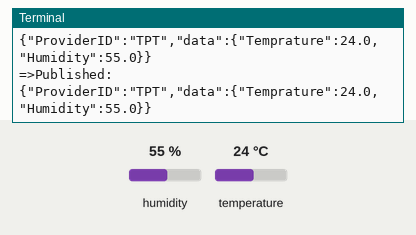
The program below on a simulated Raspberry Pi (BCM pin numbers). Shown: the last lines printed to the terminal. Inputs (shaded band) come from the test bench; at power-on: humidity 55 %, temperature 24 °C. The clock reads 2024-03-15 10:24:30 at power-on unless the program sets it; no MQTT or app messages arrive unless stated.

Above: at 1.3 s.
1.4 s: humidity set to 22 %
At 2.2 s:
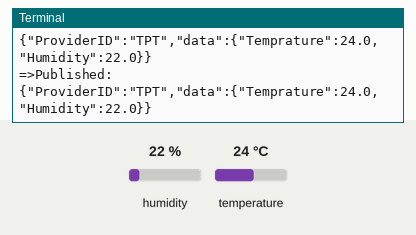
2.9 s: temperature set to 12 °C
At 3.8 s:
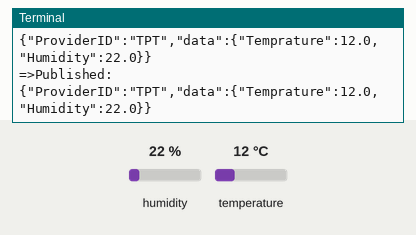
4.4 s: humidity set to 40 %
At 5.3 s:
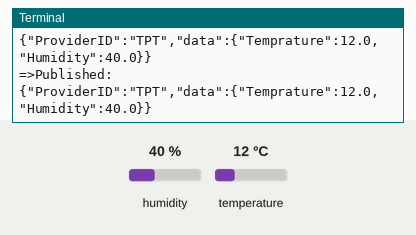
Timing chart, 0 to 7.4 s (numbered marks = the images above; inputs shaded):
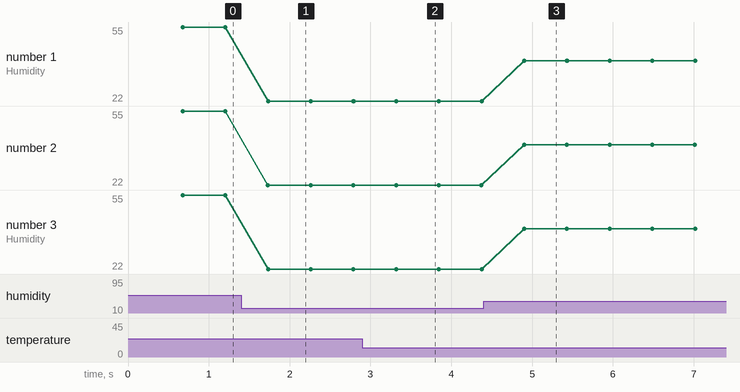

Measured:
- after the input at 1.4 s, the terminal: prints a new line after 0.33 s (image 1)
- after the input at 2.9 s, the terminal: prints a new line after 0.42 s (image 2)
- after the input at 4.4 s, the terminal: prints a new line after 0.50 s (image 3)
- plotted number 1: 55 → 22 after the input at 1.4 s, 22 → 40 after the input at 4.4 s
- plotted number 2: 55 → 22 after the input at 1.4 s, 22 → 40 after the input at 4.4 s
- plotted number 3: 55 → 22 after the input at 1.4 s, 22 → 40 after the input at 4.4 s

The program:

publish-localhost.py
```python
#!/usr/bin/python
import sys
import Adafruit_DHT
import paho.mqtt.client as mqtt;
from datetime import datetime;
import random;
import string;
from datetime import datetime


def on_connect(client, userdata, flags, rc):
    print("Connected with result code "+str(rc))

#while True:

#    humidity, temperature = Adafruit_DHT.read_retry(11, 4)

#    print 'Temp: {0:0.1f} C  Humidity: {1:0.1f} %'.format(temperature, humidity)

#######################################
def on_message(client, userdata, msg):
    print(msg.topic+" "+str(msg.payload))
if __name__ == '__main__':

    client=mqtt.Client()
    subclient = mqtt.Client()
    client.on_connect = on_connect
    client.on_message = on_message

    client.connect("localhost", 1883, 60)
    while True:

        humidity, temperature = Adafruit_DHT.read_retry(11, 4)
        print( humidity, temperature);
   #     now = datetime.now()
   #     current_time = now.strftime('%Y-%m-%d %H:%M:%S.%f')[:-3];
   #     print ('Timestamp:{0} {}Data:{Temp: {0:0.1f} C  Humidity: {1:0.1f} %'.format(current_time,temperature, humidity)


        now = datetime.now()

        current_time = now.strftime('%Y-%m-%d %H:%M:%S.%f')[:-3];
        print(" Time =", current_time)
    #    load='{'+ '"'+'+Time":'+ current_time +',"Temperature"'+': {0:0.1f} ,"Humidity": {1:0.1f} %'.format(temperature,humidity)+'}';
        header='{\"ProviderID\":\"TPT\"'
#	header='{ \"ProviderID\":\"TPT\"'
        dt=",\"data\":{"+ '\"Temprature":{0:0.1f},"Humidity":{1:0.1f}'.format(temperature, humidity)+'}}'
        print(dt);
        load=dt;

#        load= ',"utc_time":"' + current_time+'"'+",\data\:"+"{"+ "\"Temprature":{0:0.1f},"Humidity":{1:0.1f}'.format(,temperature, humidity)+'}}';
        load=header+load;
        print(load);
        client.publish(topic="soundtrackDdepth", payload=load);
        print("=>Published:\n"+load);
```
